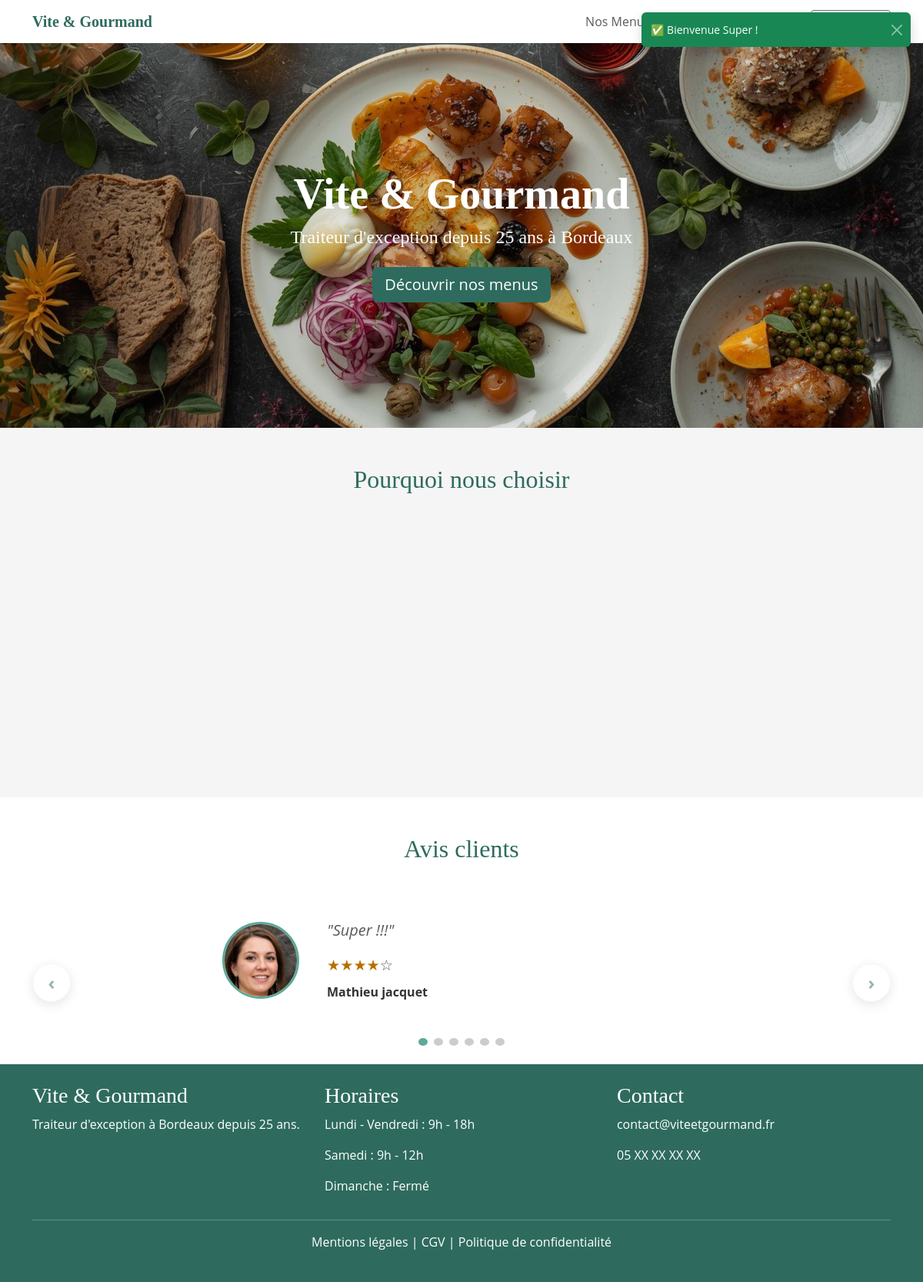
Page / (signed in) on the committed database.
### tables this page shows
CREATE TABLE `avis` (
  `id` int NOT NULL AUTO_INCREMENT,
  `utilisateur_id` int NOT NULL,
  `commande_id` int NOT NULL,
  `note` int DEFAULT NULL,
  `commentaire` text,
  `valide` tinyint(1) DEFAULT '0',
  `created_at` datetime DEFAULT CURRENT_TIMESTAMP,
  PRIMARY KEY (`id`),
  KEY `utilisateur_id` (`utilisateur_id`),
  KEY `commande_id` (`commande_id`),
  CONSTRAINT `avis_ibfk_1` FOREIGN KEY (`utilisateur_id`) REFERENCES `utilisateurs` (`id`),
  CONSTRAINT `avis_ibfk_2` FOREIGN KEY (`commande_id`) REFERENCES `commandes` (`id`),
  CONSTRAINT `avis_chk_1` CHECK ((`note` between 1 and 5))
);

CREATE TABLE `utilisateurs` (
  `id` int NOT NULL AUTO_INCREMENT,
  `nom` varchar(100) NOT NULL,
  `prenom` varchar(100) NOT NULL,
  `email` varchar(255) NOT NULL,
  `mot_de_passe` varchar(255) NOT NULL,
  `gsm` varchar(20) DEFAULT NULL,
  `adresse` text,
  `role` enum('visiteur','client','employe','admin') DEFAULT 'client',
  `actif` tinyint(1) DEFAULT '1',
  `created_at` datetime DEFAULT CURRENT_TIMESTAMP,
  PRIMARY KEY (`id`),
  UNIQUE KEY `email` (`email`)
);

### controllers/AccueilController.php (called while the page is built)
<?php
require_once 'models/AvisModel.php';
class AccueilController {
    private $avisModel;
    public function __construct() {
        $this->avisModel = new AvisModel();
    }
    public function index() {
        $avis = $this->avisModel->getAvisValides();
        require_once 'views/accueil/index.php';
    }
}

### models/AvisModel.php (called while the page is built, shortened)
<?php
require_once 'config/database.php';
class AvisModel {
    private $db;
    public function __construct() {
        $database = new Database();
        $this->db = $database->connect();
    }
    public function getAvisValides() {
        $sql = "SELECT a.*, u.nom, u.prenom
                FROM avis a
                JOIN utilisateurs u ON a.utilisateur_id = u.id
                WHERE a.valide = 1
                ORDER BY a.created_at DESC";
        $stmt = $this->db->prepare($sql);
        $stmt->execute();
        return $stmt->fetchAll(PDO::FETCH_ASSOC);
    }
}

### config/database.php (called while the page is built)
<?php
class Database {
    private $host;
    private $dbname;
    private $username;
    private $password;
    private $port;
    private static $pdo = null;
    public function __construct() {
        $this->host = $_ENV['DB_HOST'] ?? 'mysql';
        $this->dbname = $_ENV['DB_NAME'] ?? 'vite_gourmand';
        $this->username = $_ENV['DB_USER'] ?? 'root';
        $this->password = $_ENV['DB_PASS'] ?? 'root';
        $this->port = $_ENV['DB_PORT'] ?? '3306';
    }
    public function connect() {
        if (self::$pdo === null) {
            try {
                self::$pdo = new PDO(
                    "mysql:host={$this->host};port={$this->port};dbname={$this->dbname};charset=utf8mb4",
                    $this->username,
                    $this->password,
                    [
                        PDO::ATTR_ERRMODE => PDO::ERRMODE_EXCEPTION,
                        PDO::ATTR_PERSISTENT => false
                    ]
                );
            } catch (PDOException $e) {
                die("Erreur de connexion : " . $e->getMessage());
            }
        }
        return self::$pdo;
    }
}

### views/accueil/index.php (the view, shortened to what this page needs)
<?php require_once 'views/layouts/header.php'; ?>
    <section class="hero" style="
        background-image: linear-gradient(rgba(0,0,0,0.1), rgba(0,0,0,0.1)), url('/assets/images/hero.jpg');
        background-size: cover;
        background-position: center;
        min-height: 500px;
        display: flex;
        align-items: center;
    ">
        <div class="container text-center text-white">
            <h1 class="display-4 fw-bold">Vite & Gourmand</h1>
            <h2 class="lead fs-4" style="color:white;">Traiteur d'exception depuis 25 ans à Bordeaux</h2>
            <a href="/menus" class="btn btn-lg mt-3"
    style="background-color: #2E6B5E; color: white; border: none;"
    aria-label="Découvrir nos menus">
    Découvrir nos menus
</a>
        </div>
    </section>
    <section class="container my-5">
        <h2 class="text-center mb-5" style="color: #2E6B5E;">Pourquoi nous choisir</h2>
        <div class="row text-center">
            <div class="col-md-4 mb-4">
            </div>
            <div class="col-md-4 mb-4">
            </div>
            <div class="col-md-4 mb-4">
            </div>
        </div>
    </section>
    <section style="background-color:#fff; padding: 3rem 0 0 0;">
        <div class="container">
            <h2 class="text-center mb-5" style="color: #2E6B5E;">Avis clients</h2>
            <div id="carouselAvis" class="carousel slide position-relative" data-bs-ride="carousel">
                <button class="carousel-control-prev d-flex align-items-center justify-content-center"
                        type="button" data-bs-target="#carouselAvis" data-bs-slide="prev"
                        aria-label="Avis précédent"
                        style="width:50px;height:50px;background:white;border-radius:50%;
                                box-shadow:0 4px 15px rgba(0,0,0,0.2);position:absolute;
                                left:0;top:50%;transform:translateY(-50%);border:1px solid #eee;">
                    <span aria-hidden="true" style="color:#2E6B5E;font-size:1.5rem;font-weight:bold;line-height:1;">‹</span>
                </button>
                <div class="carousel-inner px-5">
                    <?php foreach ($avis as $index => $unAvis) : ?>
                    <?php
                    $avatars = ['avatar1.jpg', 'avatar2.jpg', 'avatar3.jpg'];
                    $avatar = $avatars[$index % 3];
                    ?>
                    <div class="carousel-item <?= $index === 0 ? 'active' : '' ?>">
                        <div class="row justify-content-center align-items-center py-4">
                            <div class="col-auto">
                                <img src="/assets/images/avis/<?= $avatar ?>"
                                    alt="Photo de <?= htmlspecialchars($unAvis['prenom']) ?>"
                                    style="width:100px;height:100px;border-radius:50%;border:3px solid #5DA99A;object-fit:cover;">
                            </div>
                            <div class="col-md-6 text-start ps-4">
                                <p class="fst-italic fs-5 text-muted mb-3">
                                    "<?= htmlspecialchars($unAvis['commentaire']) ?>"
                                </p>
                                <div class="mb-2" style="color: #B86E00; font-size: 1.2rem;"
                                    aria-label="Note : <?= $unAvis['note'] ?> étoiles sur 5">
                                    <?= str_repeat('★', $unAvis['note']) ?><span style="color:#555"><?= str_repeat('☆', 5 - $unAvis['note']) ?></span>
                                </div>
                                <p class="fw-bold mb-0">
                                    <?= htmlspecialchars($unAvis['prenom'] . ' ' . $unAvis['nom']) ?>
                                </p>
                            </div>
                        </div>
                    </div>
                    <?php endforeach; ?>
                </div>
                <button class="carousel-control-next d-flex align-items-center justify-content-center"
                        type="button" data-bs-target="#carouselAvis" data-bs-slide="next"
                        aria-label="Avis suivant"
                        style="width:50px;height:50px;background:white;border-radius:50%;
                                box-shadow:0 4px 15px rgba(0,0,0,0.2);position:absolute;
                                right:0;top:50%;transform:translateY(-50%);border:1px solid #eee;">
                    <span aria-hidden="true" style="color:#2E6B5E;font-size:1.5rem;font-weight:bold;line-height:1;">›</span>
                </button>
                <div class="d-flex justify-content-center gap-2 mt-4 pb-4" id="avisIndicateurs">
                    <?php foreach ($avis as $index => $unAvis) : ?>
                    <button type="button"
                            onclick="goToSlide(<?= $index ?>)"
                            id="dot-<?= $index ?>"
                            aria-label="Aller à l'avis <?= $index + 1 ?>"
                            style="width:10px;height:10px;border-radius:50%;border:none;cursor:pointer;
                                    background-color:<?= $index === 0 ? '#5DA99A' : '#ccc' ?>;">
                    </button>
                    <?php endforeach; ?>
                </div>
            </div>
        </div>
    </section>
<?php require_once 'views/layouts/footer.php'; ?>

### assets/css/style.css (style rules this page uses)
:root { --color-primary: #5DA99A; --color-primary-dark: #2E6B5E; --color-secondary: #FF8F00; --color-text: #333333; --color-bg-light: #F5F5F5; }
body { font-family: 'Open Sans', sans-serif; color: var(--color-text); background-color: var(--color-bg-light); }
h1, h2, h3, h4, h5 { font-family: 'Playfair Display', serif; }
a.btn { color: inherit !important; }
h2 { color: #2E6B5E; }

### views/layouts/header.php (style rules this page uses)
.btn { transition: transform 0.15s ease, box-shadow 0.15s ease !important; }

### rows in the picture
avis: commentaire "Super !!!", note "★★★★", note "☆", utilisateur.nom "Mathieu jacquet"
avis: $index 1 (drawn)

### other values in the picture
$flash['message'] "✅ Bienvenue Super !"
